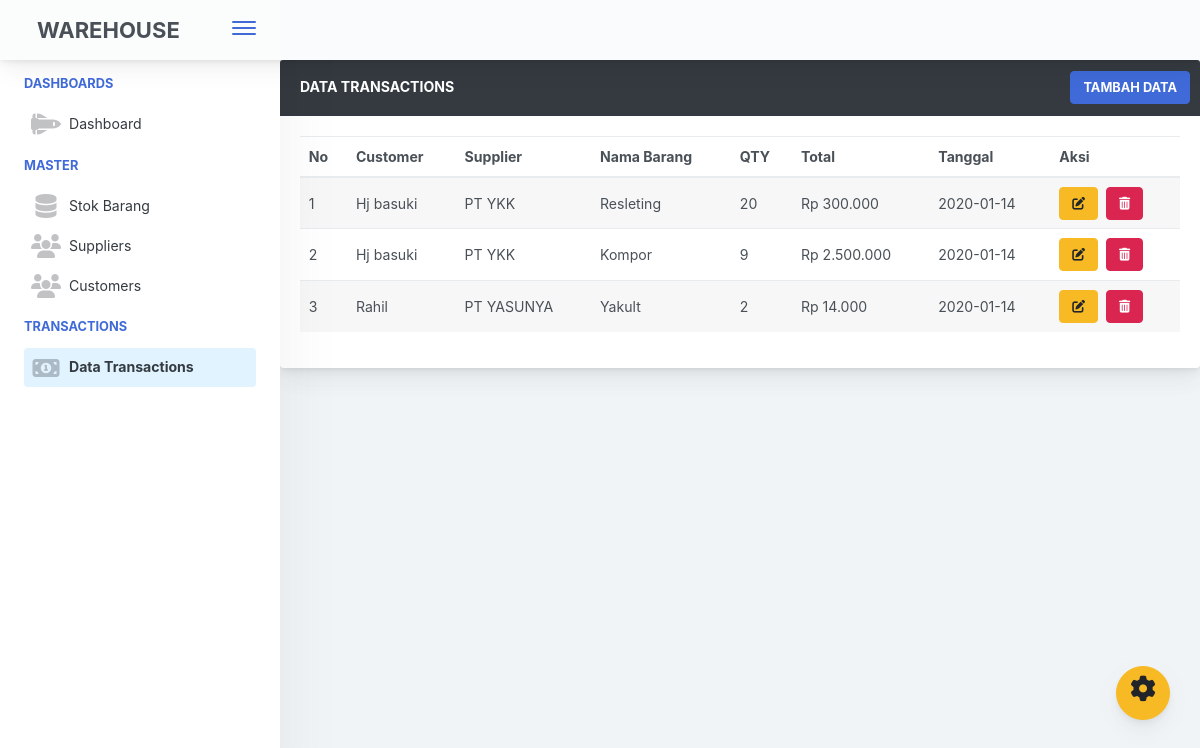
The page /public/transactions on the database its author committed.
### tables this page shows
CREATE TABLE `tb_transactions` (
  `id_transactions` int(11) NOT NULL,
  `id_customer` int(100) NOT NULL,
  `id_supplier` int(100) NOT NULL,
  `id_barang` int(100) NOT NULL,
  `qty` int(5) NOT NULL,
  `total` varchar(11) NOT NULL,
  `tanggal` date NOT NULL
);

CREATE TABLE `tb_customer` (
  `id_customer` int(11) NOT NULL,
  `nama` varchar(100) NOT NULL,
  `alamat` varchar(255) NOT NULL,
  `kota` varchar(50) NOT NULL,
  `email` varchar(25) NOT NULL,
  `no_telepon` int(20) NOT NULL
);

CREATE TABLE `tb_supplier` (
  `id_supplier` int(11) NOT NULL,
  `supplier` varchar(100) NOT NULL,
  `alamat` varchar(255) NOT NULL,
  `kota` varchar(50) NOT NULL,
  `email` varchar(100) NOT NULL,
  `no_telepon` int(20) NOT NULL
);

CREATE TABLE `tb_barang` (
  `id_barang` int(11) NOT NULL,
  `id_supplier` int(100) NOT NULL,
  `nama_barang` varchar(100) NOT NULL,
  `harga_barang` int(9) NOT NULL,
  `stock` int(6) NOT NULL,
  `berat` varchar(20) NOT NULL,
  `tanggal_masuk` date NOT NULL
);

### app/core/Controller.php (called while the page is built, shortened)
<?php
class Controller
{
    public function view($view, $data = [])
    {
        require '../app/views/' . $view . '.php';
    }
    public function model($model)
    {
        return new $model;
    }
}

### app/controllers/Transactions.php (called while the page is built, shortened)
<?php
class Transactions extends Controller {
  public function index() {
    $data['judul'] = 'Data Transactions';
    $data['transactions'] = $this->model('Transactions_model')->getAllTransactionsJoins();
    $data['transactions_sidebar'] = true;
    $this->view('templates/header', $data);
    $this->view('templates/sidebar',$data);
    $this->view('transactions/index',$data);
    $this->view('templates/footer');
  }
}
?>

### app/core/App.php (called while the page is built, shortened)
<?php
class App
{
    protected $method = 'index';
    protected $params = [];
    public function __construct()
    {
        $this->controller = new $this->controller;
        call_user_func_array([$this->controller, $this->method], $this->params);
    }
}

### public/index.php (called while the page is built, shortened)
<?php
$app = new App;

### app/core/Database.php (called while the page is built, shortened)
<?php
class Database
{
    private $host = DB_HOST;
    private $user = DB_USER;
    private $pass = DB_PASS;
    private $db_name = DB_NAME;
    private $dbh;
    private $stmt;
    public function __construct()
    {
        $dsn = 'mysql:host=' . $this->host . ';dbname=' . $this->db_name;
        $option = [
            PDO::ATTR_PERSISTENT => true,
            PDO::ATTR_ERRMODE => PDO::ERRMODE_EXCEPTION
        ];
        try {
            $this->dbh = new PDO($dsn, $this->user, $this->pass, $option);
        } catch (PDOException $e) {
            die($e->getMessage());
        }
    }
    public function query($query)
    {
        $this->stmt = $this->dbh->prepare($query);
    }
    public function execute()
    {
        $this->stmt->execute();
    }
    public function resultSet()
    {
        $this->execute();
        return $this->stmt->fetchAll(PDO::FETCH_ASSOC);
    }
}

### app/models/Transactions_model.php (called while the page is built, shortened)
<?php
  class Transactions_model {
    private $table = 'tb_transactions';
    private $db;
    public function __construct()
    {
        $this->db = new Database;
    }
    public function getAllTransactionsJoins()
    {
        $this->db->query('SELECT * FROM ' . $this->table.'
        INNER JOIN tb_customer ON ' . $this->table .'.id_customer = tb_customer.id_customer
        INNER JOIN tb_supplier ON ' . $this->table .'.id_supplier = tb_supplier.id_supplier
        INNER JOIN tb_barang ON ' . $this->table .'.id_barang = tb_barang.id_barang');
        return $this->db->resultSet();
    }
 }
?>

### app/views/Transactions/index.php (the view, shortened to what this page needs)
<?php
function rupiah($angka){
  $hasil_rupiah = "Rp " . number_format($angka,0,',','.');
  return $hasil_rupiah;
}
?>
<div class="app-main__outer">
  <div class="card">
    <h5 class="card-header bg-dark text-white">Data Transactions
      <a href="<?=BASEURL;?>/transactions/tambah" class="btn btn-primary ml-auto font-weight-bold">Tambah Data</a>
    </h5>
    <div class="card-body">
      <table class="table table-striped">
        <thead>
          <tr>
            <th scope="col">No</th>
            <th scope="col">Customer</th>
            <th scope="col">Supplier</th>
            <th scope="col">Nama Barang</th>
            <th scope="col">QTY</th>
            <th scope="col">Total</th>
            <th scope="col">Tanggal</th>
            <th scope="col">Aksi</th>
          </tr>
        </thead>
        <tbody>
        <?php $i = 1; ?>
        <?php foreach ($data['transactions'] as $transaction) : ?>
          <tr>
            <td><?= $i++ ?></td>
            <td><?= $transaction['nama'] ?></td>
            <td><?= $transaction['supplier'] ?></td>
            <td><?= ucwords($transaction['nama_barang']) ?></td>
            <td><?= $transaction['qty'] ?></td>
            <td scope="row"><?= rupiah($transaction['total']) ?></td>
            <td><?= $transaction['tanggal'] ?></td>
            <td>
              <a href="<?= BASEURL; ?>/transactions/edit/<?= $transaction['id_transactions']; ?>" class="btn btn-warning"> <i class="fas fa-edit    "></i> </a>
              <a href="<?= BASEURL; ?>/transactions/hapus/<?= $transaction['id_transactions']; ?>" class="btn btn-danger ml-1"> <i class="fa fa-trash" aria-hidden="true"></i> </a>
            </td>
          </tr>
        <?php endforeach;?>
        </tbody>
      </table>
    </div>
  </div>
</div>

### app/views/templates/header.php (shortened to what this page needs)
<!doctype html>
<html lang="en">
<head>
<link href="<?=BASEURL;?>/frontend/styles/main.css" rel="stylesheet"></head>
<body>

### app/views/templates/sidebar.php (shortened to what this page needs)
<div class="app-container app-theme-white body-tabs-shadow fixed-sidebar fixed-header">
    <div class="app-header header-shadow">
        <div class="app-header__logo">
            <div class="logo-src btn mb-4">WAREHOUSE</div>
            <div class="header__pane ml-auto">
                <div>
                    <button type="button" class="hamburger close-sidebar-btn hamburger--elastic" data-class="closed-sidebar">
                        <span class="hamburger-box">
                            <span class="hamburger-inner"></span>
                        </span>
                    </button>
                </div>
            </div>
        </div>
    </div>
<div class="ui-theme-settings">
    <button type="button" id="TooltipDemo" class="btn-open-options btn btn-warning">
        <i class="fa fa-cog fa-w-16 fa-spin fa-2x"></i>
    </button>
</div>
<div class="app-main">
    <div class="app-sidebar sidebar-shadow">
        <div class="scrollbar-sidebar">
            <div class="app-sidebar__inner">
                <ul class="vertical-nav-menu">
                    <li class="app-sidebar__heading">Dashboards</li>
                    <li>
                        <a href="<?=BASEURL;?>" class="<?= $data['dashboard'] == true ? 'mm-active' : '' ?>" id="dashboard">
                            <i class="metismenu-icon fa fa-space-shuttle" aria-hidden="true"></i>
                            Dashboard
                        </a>
                    </li>
                    <li class="app-sidebar__heading">Master</li>
                    <li>
                        <a href="<?=BASEURL;?>/barang" id="stock" class="<?= $data['stock_sidebar'] == true ? 'mm-active' : '' ?>">
                            <i class="metismenu-icon fa fa-database" aria-hidden="true"></i>
                            Stok Barang
                        </a>
                    </li>
                    <li>
                        <a href="<?=BASEURL;?>/supplier" id="supplier" class="<?= $data['supplier_sidebar'] == true ? 'mm-active' : '' ?>">
                            <i class="metismenu-icon fas fa-users"></i>
                            Suppliers
                        </a>
                    </li>
                    <li>
                        <a href="<?=BASEURL;?>/customer" id="customer" class="<?= $data['customer_sidebar'] == true ? 'mm-active' : '' ?>">
                            <i class="metismenu-icon fas fa-users"></i>
                            Customers
                        </a>
                    </li>
                    <li class="app-sidebar__heading">Transactions</li>
                    <li>
                        <a href="<?=BASEURL;?>/transactions" id="transactions" class="<?= $data['transactions_sidebar'] == true ? 'mm-active' : '' ?>">
                            <i class="metismenu-icon fa fa-money"></i>
                            Data Transactions
                        </a>
                    </li>
                </ul>
            </div>
        </div>
    </div>

### app/views/templates/footer.php (shortened to what this page needs)
    </div>
        </div>
    <script type="text/javascript" src="<?=BASEURL;?>/js/jquery.js"></script></body>
<script type="text/javascript" src="<?=BASEURL;?>/js/script.js"></script></body>
<script type="text/javascript" src="<?=BASEURL;?>/frontend/scripts/main.js"></script></body>
</html>

### rows shown on the page
tb_transactions: id_customer.nama "Hj basuki", id_supplier.supplier "PT YKK", id_barang.nama_barang "Resleting", qty "20", total "Rp 300.000", tanggal "2020-01-14"
tb_transactions: id_customer.nama "Hj basuki", id_supplier.supplier "PT YKK", id_barang.nama_barang "Kompor", qty "9", total "Rp 2.500.000", tanggal "2020-01-14"
tb_transactions: id_customer.nama "Rahil", id_supplier.supplier "PT YASUNYA", id_barang.nama_barang "Yakult", qty "2", total "Rp 14.000", tanggal "2020-01-14"
